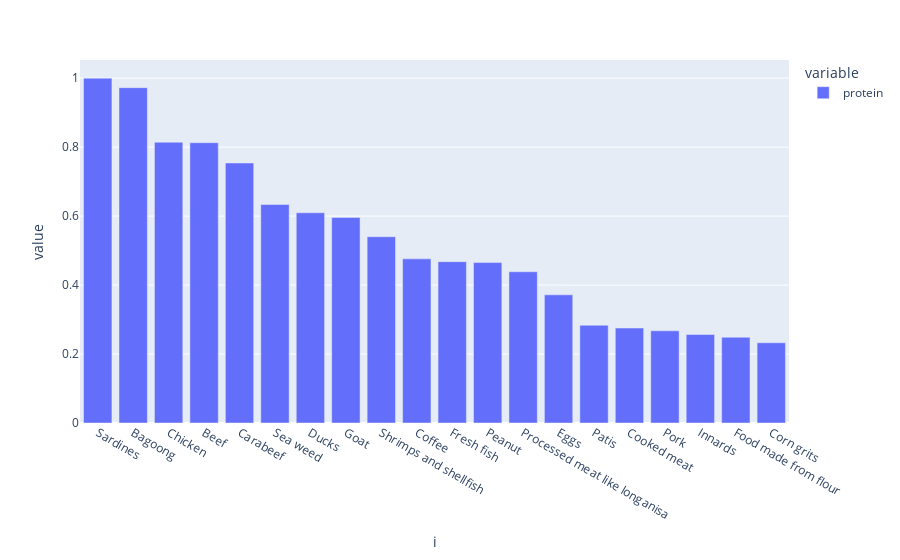

Notebook code cell kept with this figure:
### Code cell
# Discover the top 20 foods with the highest protein
prot = fct['protein'].sort_values(ascending=False).head(20)
px.bar(prot/prot[0])

### Figure 1 — Plotly figure (JSON) as saved in the notebook; plotly's stock layout.template omitted (floating-point values rounded to 4 significant figures)
{"data": [{"alignmentgroup": "True", "hovertemplate": "variable=protein<br>i=%{x}<br>value=%{y}<extra></extra>", "legendgroup": "protein", "marker": {"color": "#636efa", "pattern": {"shape": ""}}, "name": "protein", "offsetgroup": "protein", "orientation": "v", "showlegend": true, "textposition": "auto", "type": "bar", "x": ["Sardines", "Bagoong", "Chicken", "Beef", "Carabeef", "Sea weed", "Ducks", "Goat", "Shrimps and shellfish", "Coffee", "Fresh fish", "Peanut", "Processed meat like longanisa", "Eggs", "Patis", "Cooked meat", "Pork", "Innards", "Food made from flour", "Corn grits"], "xaxis": "x", "y": [1, 0.9725, 0.8142, 0.8128, 0.754, 0.6337, 0.6096, 0.5963, 0.5401, 0.4759, 0.4679, 0.4652, 0.4385, 0.3717, 0.2834, 0.2754, 0.2674, 0.2567, 0.2487, 0.2326], "yaxis": "y"}], "layout": {"barmode": "relative", "legend": {"title": {"text": "variable"}, "tracegroupgap": 0}, "margin": {"t": 60}, "xaxis": {"anchor": "y", "domain": [0, 1], "title": {"text": "i"}}, "yaxis": {"anchor": "x", "domain": [0, 1], "title": {"text": "value"}}}}
